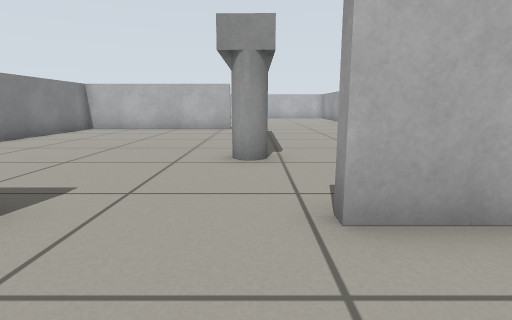
[1] (above)

20 first-person views from a walk through a Gazebo world. The camera is 0.51 m above the floor, tilts 10° down and sees 80° across. The floor is counted in squares, 0.5 m on a side. Each view is taken from the middle of a square. On the plan, view 1 faces up. The plan holds only what a view shows up to about 12 squares ahead; the rest is blank. The robots in the file are not drawn.

[2]
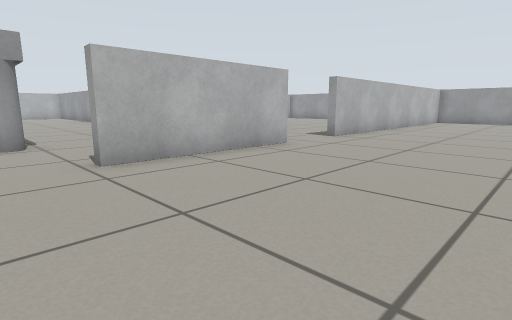

[3]
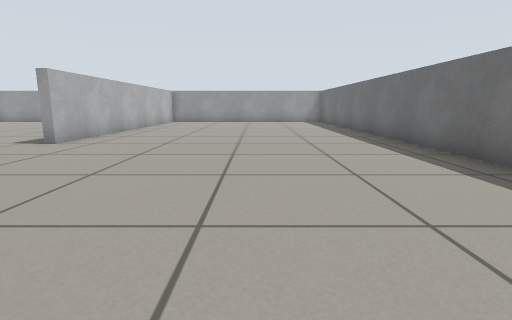

[4]
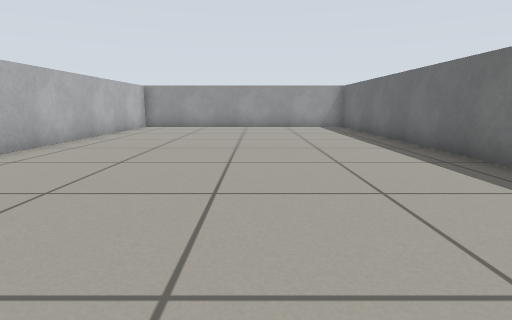

[5]
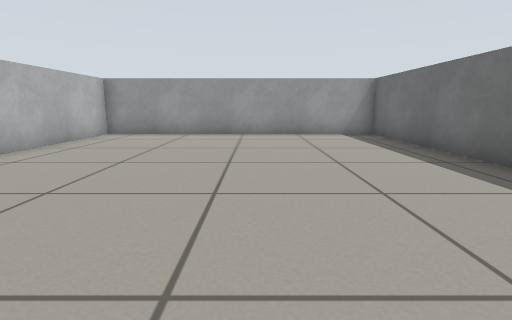

[6]
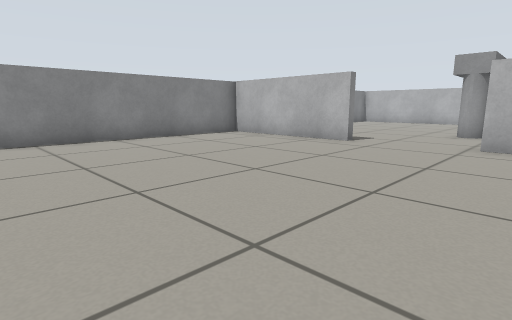

[7]
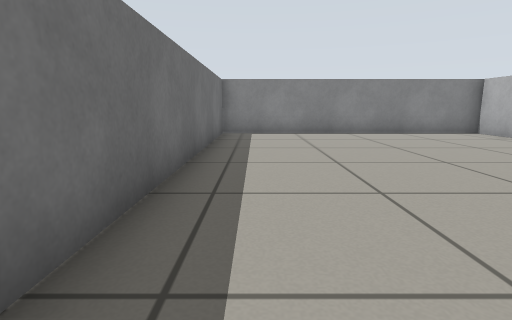

[8]
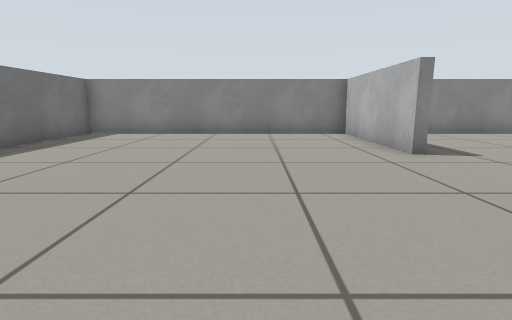

[9]
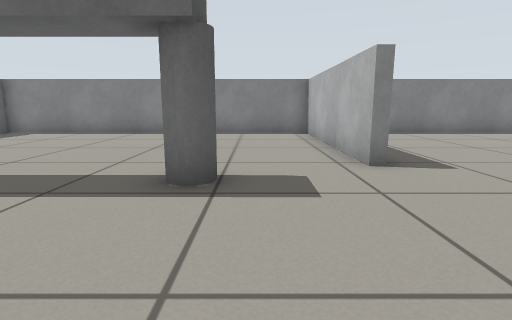

[10]
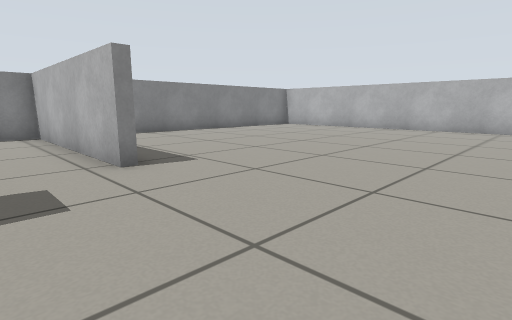

[11]
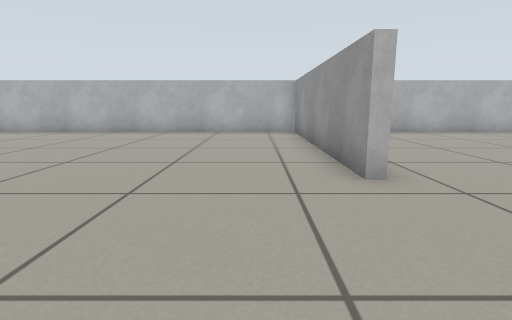

[12]
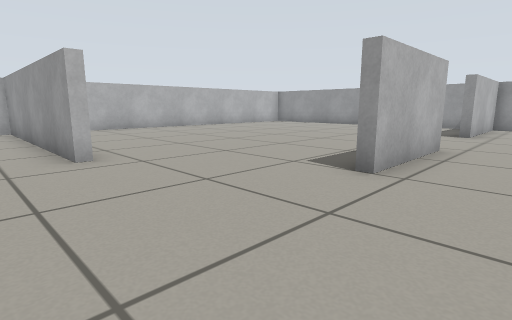

[13]
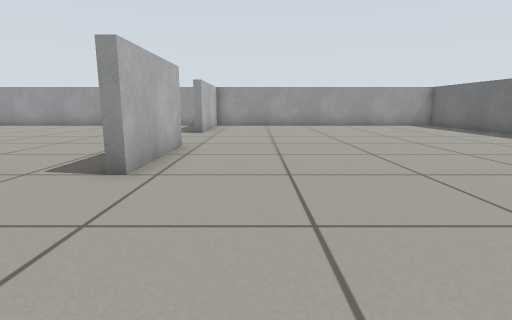

[14]
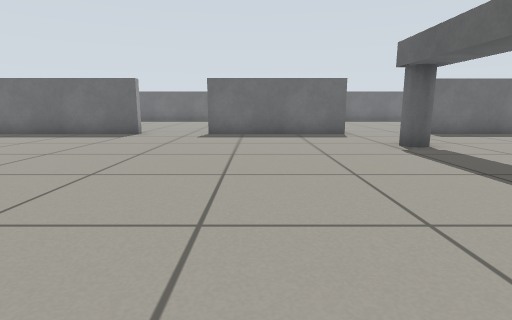

[15]
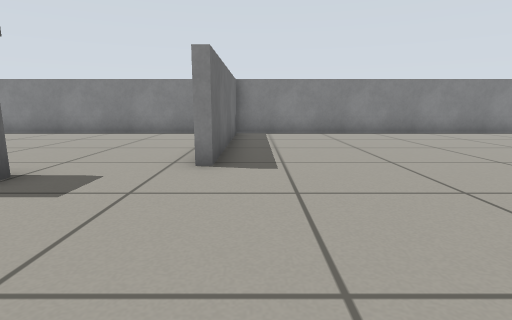

[16]
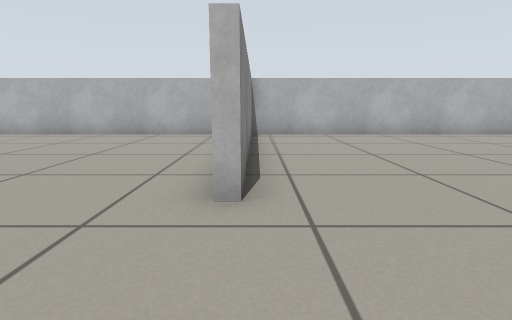

[17]
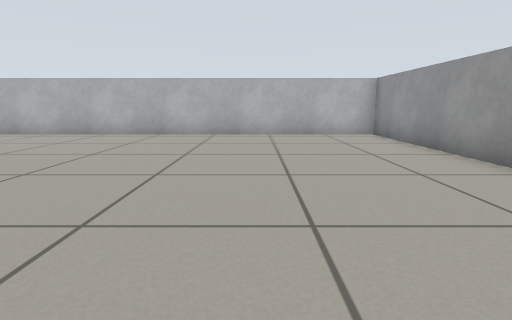

[18]
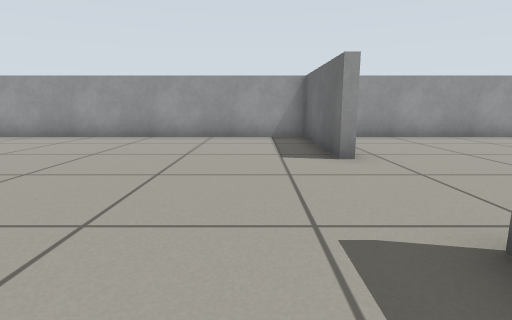

[19]
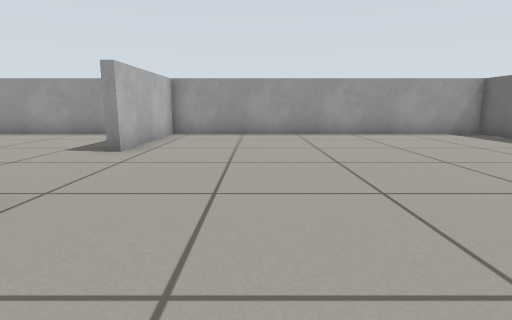

[20]
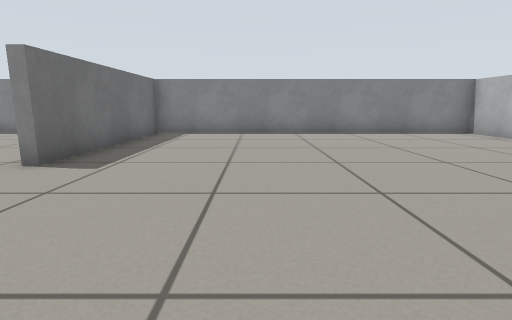

### Floor plan
Points are (right, up) in squares from view 1. A wall is a line through its corners. A room is listed if a view was taken in it or the views show most of it. See-through windows are left out.
Room 1 (views 1, 2, 3, 4, 5, 6, 7, 8)
walls: (5.7, 2.5) (0.7, 2.5); (5, -7.3) (20.3, -7.3) (20.3, 2.5) (8.3, 2.5); (-2.5, 2.5) (-7.5, 2.5); (-7.6, 3.1) (-7.6, -7.3) (2.6, -7.3)
ways out: opening at (-1, 2) to room 2; opening at (7, 2) to room 2
Room 2 (views 9, 10, 11, 12, 13, 14, 15, 16, 17, 18, 19, 20)
walls: (5.5, 18.1) (5.5, 26.1) (-7.6, 26.1) (-7.6, 14.3) (-1.2, 14.3) (-1.2, 14) (-7.6, 14) (-7.6, 3.1); (12, 14) (8.4, 14); (15.7, 14.3) (20.3, 14.3) (20.3, 26.1) (5.7, 26.1); (5.8, 25.5) (5.8, 18.1); (8.3, 2.5) (8.3, 2.8) (13.4, 2.8); (0.7, 2.5) (0.7, 2.8) (5.7, 2.8); (15, 2.8) (16.4, 2.8); (-5.5, 2.8) (-2.5, 2.8) (-2.5, 2.5); (18.7, 2.8) (20.3, 2.8) (20.3, 14) (15.7, 14)
ways out: opening at (-1, 2) to room 1; opening at (7, 2) to room 1
objects: grey cylinder (0, 6); grey cylinder (0, 11)

Where each view was taken, in squares from view 1:
view 1: 0 up, 0 right, facing up
view 2: 3 down, 1 left, facing up-right
view 3: 3 down, 0 right, facing right
view 4: 3 down, 5 right, facing right
view 5: 3 down, 9 right, facing right
view 6: 6 down, 2 right, facing up-left
view 7: 6 down, 4 right, facing left
view 8: 1 down, 4 right, facing left
view 9: 12 up, 4 right, facing left
view 10: 12 up, 4 right, facing up-left
view 11: 14 up, 4 right, facing up
view 12: 12 up, 4 right, facing up-right
view 13: 12 up, 4 right, facing right
view 14: 14 up, 4 right, facing down
view 15: 15 up, 4 right, facing left
view 16: 15 up, 6 right, facing up
view 17: 15 up, 16 right, facing up
view 18: 16 up, 10 right, facing right
view 19: 11 up, 9 right, facing right
view 20: 18 up, 4 right, facing left
